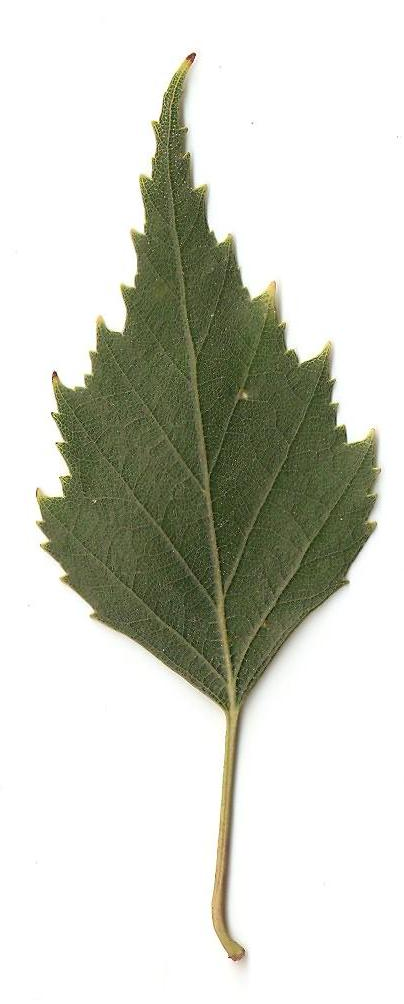
#> input picture img/Betula_pendula_03.png, 404 x 1004 px, found by its file name
$ python to_eclair.py   (Python 2 division)   (older library calls are emulated)
#> lines starting #> are read from the running program, lines starting #| are printed output that depends on the picture; after the words box and inside, x2 and y2 are one past the last pixel; in counts of white or black regions, pixels touching at a corner belong together
# -*- coding: utf-8 -*-
"""
Created on Mon Oct 23 23:30:39 2017
@author: Daria
"""
from __future__ import division
import numpy as np
import cv2
import math
from skimage.measure import regionprops
from operator import itemgetter
from scipy import stats as stts
import statistics
from peakdetect import peakdetect

result = 0

# Read image
sourceImage = cv2.imread("imgmy/Betula_pendula_03.png", cv2.IMREAD_GRAYSCALE);
#> sourceImage: shape (1004, 404); min 0, max 255, mean 208.5

# Resize if necessary
TARGET_PIXEL_AREA = 300000.0
ratio = float(sourceImage.shape[1]) / float(sourceImage.shape[0])
#> ratio = 0.402
new_h = int(math.sqrt(TARGET_PIXEL_AREA / ratio) + 0.5)
#> new_h = 863
new_w = int((new_h * ratio) + 0.5)
#> new_w = 347
img = cv2.resize(sourceImage, (new_w, new_h))
height, width = img.shape
#> height = 863; width = 347

# Threshold
th, im_th = cv2.threshold(img, 0, 255, cv2.THRESH_BINARY_INV + cv2.THRESH_OTSU)
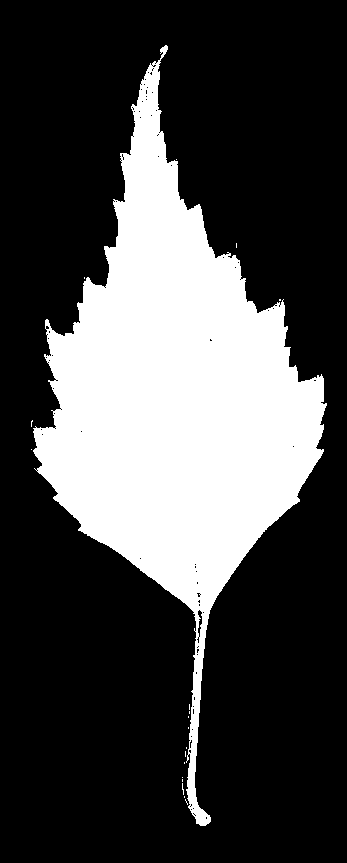
#> im_th: shape (863, 347); 27.6% white; 19 white regions (18 under 20 px), largest, box (x1, y1, x2, y2) and area: (33, 45, 327, 826) 82538
#> th = 171

# Copy the thresholded image.
im_floodfill = im_th.copy()

# Mask used to flood filling.
# Notice the size needs to be 2 pixels > than the image.
h, w = im_th.shape[:2]
#> h = 863; w = 347
mask = np.zeros((h + 2, w + 2), np.uint8)

# Floodfill from point (0, 0)
cv2.floodFill(im_floodfill, mask, (0, 0), 255);
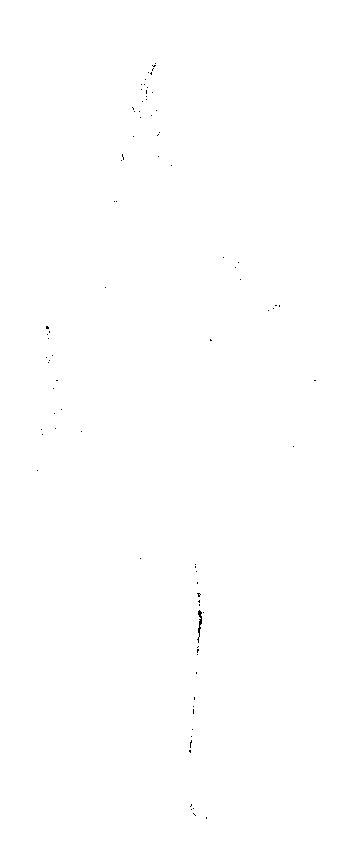
#> im_floodfill: shape (863, 347); 99.9% white; black in thin lines or dots, all inside (x1, y1, x2, y2) = (37, 63, 316, 819)

# Invert floodfilled image
im_floodfill_inv = cv2.bitwise_not(im_floodfill)

# Combine the two images to get the foreground.
im_out = im_th | im_floodfill_inv
#> im_out: shape (863, 347); 27.7% white; 19 white regions (18 under 20 px), largest, box (x1, y1, x2, y2) and area: (33, 45, 327, 826) 82765

# Connected components
nb_components, output, stats, centroids = cv2.connectedComponentsWithStats(im_out, connectivity=8)
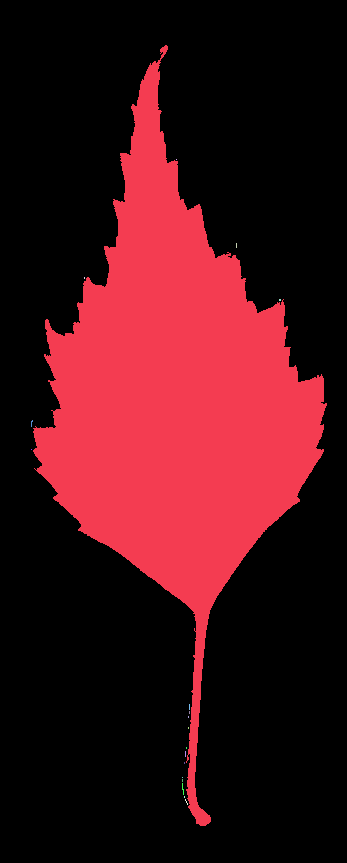
#> output: shape (863, 347) int32; 20 distinct labels, from 0 to 19; one colour per label, 0 black
#> nb_components = 20; stats = 20 rows, first 6: [0, 0, 347, 863, 216627], [33, 45, 294, 781, 82765], [176, 159, 1, 1, 1], [236, 243, 1, 5, 5], [84, 277, 1, 2, 2], [279, 299, 2, 2, 4]; centroids = 20 rows, first 8: [172.1, 442.8], [175.5, 399.9], [176, 159], [236, 245], [84, 277.5], [279.5, 299.5], [31.25, 422.8], [31, 449]
sizes = stats[1:, -1];
#> sizes = 19 values, max 82765 at index 0, min 1 at index 1, mean 4359.7
nb_components = nb_components - 1
#> nb_components = 19
min_size = height * width * 0.08
#> min_size = 23956.9

# Remove small objects
img = np.zeros((output.shape))
for i in range(0, nb_components):
    if sizes[i] >= min_size:
        img[output == i + 1] = 255
#> img: shape (863, 347) float64; 27.6% white; 1 white region, box (x1, y1, x2, y2) and area: (33, 45, 327, 826) 82765

# Перевод изображения в рабочую кодировку
img = img.astype(np.uint8)
#> img: shape (863, 347); 27.6% white; 1 white region

# Выделение контуров
edgedImage = img.copy()
_, contours, _ = cv2.findContours(edgedImage, cv2.RETR_EXTERNAL, cv2.CHAIN_APPROX_SIMPLE)
#> contours = 1 contour; box (x1, y1, x2, y2) and area: (33, 45, 327, 826) 81730
cv2.drawContours(edgedImage, contours, -1, (255, 255, 255), 1)
# cv2.imshow('After contouring', preprocessedImage)

# Проверка контуров по размеру
if len(contours) == 0:
    result = 1
    print 'Ошибка', result, '. Слишком мелкий объект для анализа, сфотографируйте лист крупнее, пожалуйста.'

else:
    # Tophat
    kernel = cv2.getStructuringElement(cv2.MORPH_ELLIPSE, (50, 50))
    # kernel = np.ones((15,25),np.uint8)
    tophat = cv2.morphologyEx(img, cv2.MORPH_TOPHAT, kernel)
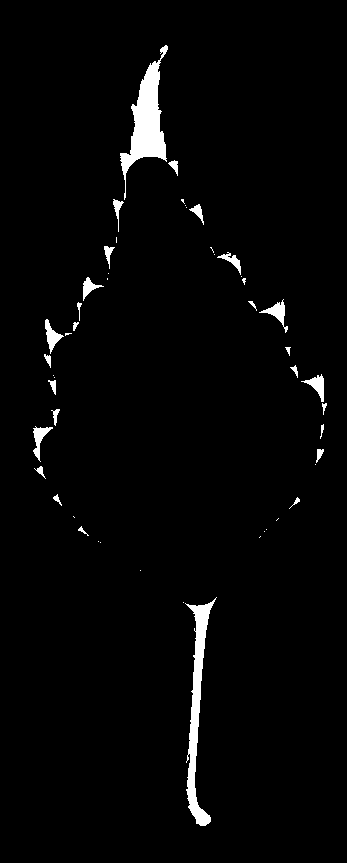
#> tophat: shape (863, 347); 2.4% white; 50 white regions (23 under 20 px)
    thresh = cv2.threshold(tophat, 200, 255, cv2.THRESH_BINARY)[1]
    thresh2 = thresh.copy()
    _, contours, _ = cv2.findContours(thresh2, cv2.RETR_TREE, cv2.CHAIN_APPROX_SIMPLE)
#> contours = 50 contours, 30 with area under 20; largest, box (x1, y1, x2, y2) and area: (120, 45, 168, 200) 2418, (185, 597, 217, 826) 1938, (259, 299, 288, 333) 226, (45, 319, 64, 354) 218, (33, 426, 53, 462) 213
    cv2.drawContours(thresh2, contours, -1, (255, 255, 255), 1)

    if len(contours) == 0:
        result = 2
        print 'Ошибка', result, '. Сфотографируйте целый лист с черешком, пожалуйста.'

    else:
        # Вычисление диагонали прямоугольного контура объекта
        def findDiag(cont):
            # создание прямоугольного контура вокруг объекта
            rect = cv2.minAreaRect(cont)
            box = cv2.boxPoints(rect)
            box = np.int0(box)
            # вычисление длины диагонали
            side = np.sqrt((box[0, 0] - box[2, 0]) ** 2 + (box[2, 1] - box[0, 1]) ** 2)
            return side

        maxSide = 0
        # Поиск самой длинной диагонали
        for cont in contours:
            side = findDiag(cont)
            if side > maxSide:
                maxSide = side
#> this loop made 50 passes
#> (rect in findDiag, box in findDiag, side, maxSide) on pass 2: (((197.5, 710.7), (228.3, 30.83), -88.47), [[209, 825], [179, 824], [185, 596], [216, 597]], 230.3, 230.3)
#> (rect in findDiag, box in findDiag, side) on passes 1, 3, 4, 5, 7, 8: (((183, 602), (0, 0), -90), [[183, 602], [183, 602], [183, 602], [183, 602]], 0), (((140, 570), (0, 0), -90), [[140, 570], [140, 570], [140, 570], [140, 570]], 0), (((100, 542), (0, 0), -90), [[100, 542], [100, 542], [100, 542], [100, 542]], 0), (((98, 541), (0, 0), -90), [[98, 541], [98, 541], [98, 541], [98, 541]], 0), (((264, 531), (0, 0), -90), [[264, 531], [264, 531], [264, 531], [264, 531]], 0), (((266, 529), (0, 0), -90), [[266, 529], [266, 529], [266, 529], [266, 529]], 0)
#> after the loop, maxSide = 230.3

        # Определение объекта с самой длинной диагональю
        for cont in contours:
            # Определение координат пикселей объекта
            mask = np.zeros(thresh.copy().shape, np.uint8)
            cv2.drawContours(mask, [cont], 0, 255, -1)
            pixelpoints = np.transpose(np.nonzero(mask))
            # Вычисление длин диагоналей
            side = findDiag(cont)
            # Удаление объекта с самой длинной диагональю
            if side == maxSide:
                forPoint = pixelpoints
                for i in pixelpoints:
                    img[i[0], i[1]] = 0
#> this loop made 50 passes
#> (rect in findDiag, box in findDiag, side) on passes 1, 2, 3, 4, 5, 7, 8: (((183, 602), (0, 0), -90), [[183, 602], [183, 602], [183, 602], [183, 602]], 0), (((197.5, 710.7), (228.3, 30.83), -88.47), [[209, 825], [179, 824], [185, 596], [216, 597]], 230.3), (((140, 570), (0, 0), -90), [[140, 570], [140, 570], [140, 570], [140, 570]], 0), (((100, 542), (0, 0), -90), [[100, 542], [100, 542], [100, 542], [100, 542]], 0), (((98, 541), (0, 0), -90), [[98, 541], [98, 541], [98, 541], [98, 541]], 0), (((264, 531), (0, 0), -90), [[264, 531], [264, 531], [264, 531], [264, 531]], 0), (((266, 529), (0, 0), -90), [[266, 529], [266, 529], [266, 529], [266, 529]], 0)
#> (cont, pixelpoints, rect in findDiag, box in findDiag, side) on passes 6, 10: ([[260, 536], [259, 537]], [[536, 260], [537, 259]], ((259.5, 536.5), (1.41, 0), -45), [[259, 537], [259, 537], [260, 536], [260, 536]], 1.41), ([[278, 518], [276, 520]], [[518, 278], [519, 277], [520, 276]], ((277, 519), (2.83, 0), -45), [[276, 520], [276, 520], [278, 518], [278, 518]], 2.83)
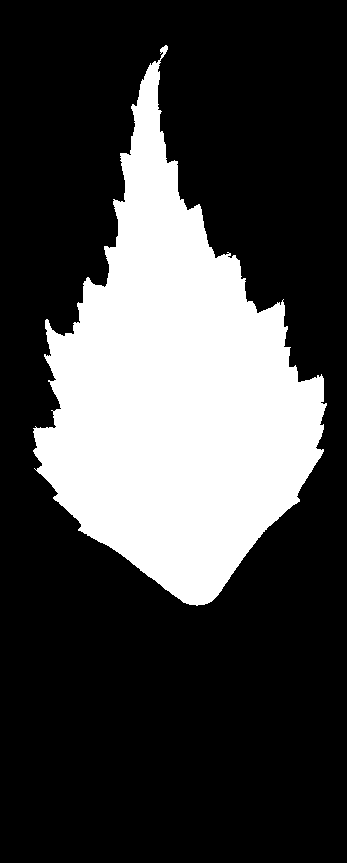
#> img: shape (863, 347); 26.9% white; 1 white region, box (x1, y1, x2, y2) and area: (33, 45, 327, 606) 80567
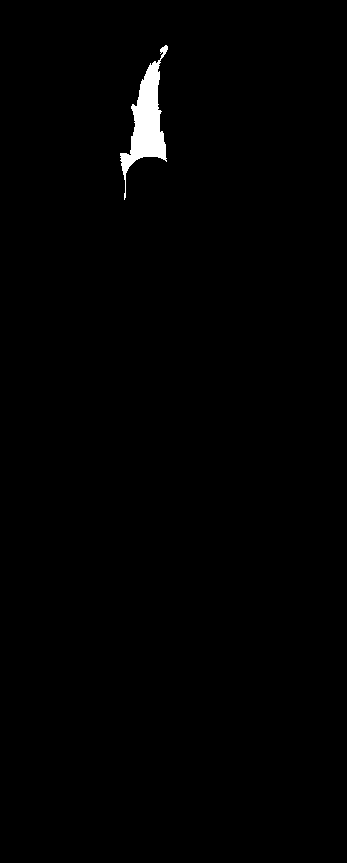
#> mask: shape (863, 347); 0.87% white; 1 white region, box (x1, y1, x2, y2) and area: (120, 45, 168, 200) 2611

        # Переход к цветному изображению
        backtorgb = cv2.cvtColor(img, cv2.COLOR_GRAY2RGB)
#> backtorgb: shape (863, 347, 3); 26.9% white; 1 white region

        # Поиск точки роста, coord - координаты точки роста
        for i in forPoint:
            if img[i[0] - 1, i[1]] == 255:
                coord = i[0] - 1, i[1]
                continue
            elif img[i[0], i[1] + 1] == 255:
                coord = i[0], i[1] + 1
                continue
            elif img[i[0] + 1, i[1]] == 255:
                coord = i[0] + 1, i[1]
                continue
            elif img[i[0], i[1] - 1] == 255:
                coord = i[0], i[1] - 1
                continue
#> this loop made 2198 passes
#> (i, coord) on passes 1, 2, 3, 5, 7, 10, 11, 14, 15, 16, 21, 22: ([597, 216], (596, 216)), ([598, 215], (597, 215)), ([599, 214], (598, 214)), ([600, 213], (599, 213)), ([601, 212], (600, 212)), ([602, 210], (601, 210)), ([602, 211], (601, 211)), ([603, 185], (602, 185)), ([603, 208], (602, 208)), ([603, 209], (602, 209)), ([604, 186], (603, 186)), ([604, 187], (603, 187))
#> coord on passes 64 to 65: (605, 196), (605, 197)

        # Выделение точки роста на изображении
        backtorgb[coord[0], coord[1]] = [0, 0, 255]
#> backtorgb: shape (863, 347, 3); mean B, G, R 68.6, 68.6, 68.6
        height, width, channels = backtorgb.shape
#> channels = 3
        cv2.line(backtorgb, (0, coord[0]), (height, coord[0]), (0, 0, 255), 1)
        cv2.line(backtorgb, (coord[1], width), (coord[1], 0), (0, 0, 255), 1)
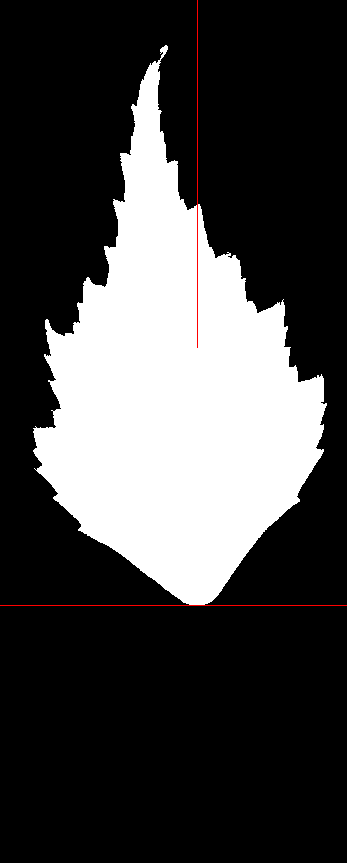
#> backtorgb: shape (863, 347, 3); mean B, G, R 68.5, 68.5, 69.1

        # Проверка оставшихся на изображении контуров
        edgedImage = img.copy()
        _, contours, _ = cv2.findContours(edgedImage, cv2.RETR_EXTERNAL, cv2.CHAIN_APPROX_SIMPLE)
#> contours = 1 contour; box (x1, y1, x2, y2) and area: (33, 45, 327, 606) 79760
        cv2.drawContours(edgedImage, contours, -1, (255, 255, 255), 1)

        if len(contours) > 1:
            result = 4
            print 'Ошибка', result, '. Сфотографируйте один лист на нейтральном фоне, пожалуйста.'
        else:
            if len(contours) == 1:
                cnt = contours[0]
#> cnt = contour of 884 points, box (x1, y1, x2, y2) (33, 45, 327, 606), area 79760
                include = True
                x, y, w, h = cv2.boundingRect(cnt)
#> x = 33; y = 45; w = 294; h = 561
                area = cv2.contourArea(cnt)
#> area = 79760.5
                if x <= 1 or y <= 1:
                    include = False
                    result = 3
                    print 'Ошибка', result, '. Лист выходит за края изображения, сфотографируйте его полностью, пожалуйста.'
                if x + w + 1 >= img.shape[1] or y + h + 1 >= img.shape[0]:
                    include = False
                    result = 3
                    print 'Ошибка', result, '. Лист выходит за края изображения, сфотографируйте его полностью, пожалуйста.'
                if area < min_size:
                    result = 5
                    print 'Ошибка ', result, '. Сфотографируйте лист на контрастном фоне, пожалуйста.'

if result == 0:
    cv2.drawContours(edgedImage, contours, -1, (255, 255, 255), 1)
    print 'Done!'

    ##### Eccentricity #####
    props = regionprops(edgedImage)
#> props = 1 regions; box (x1, y1, x2, y2) and area: (33, 45, 327, 606) 80567
    eccentricity = props[0].eccentricity
#> eccentricity = 0.813

    #### Circularity ####
    perimeter = cv2.arcLength(cnt,True)
#> perimeter = 1875.7
    area = cv2.contourArea(cnt)
    circularity = (4*math.pi*area)/(perimeter**2)
#> circularity = 0.285

    ##### Solidity #####
    solidity = props[0].solidity
#> solidity = 0.797

    ##### Extent #####
    extent = props[0].extent
#> extent = 0.488

    ##### Equivalent Diameter #####
    equivalent_diameter = props[0].equivalent_diameter
#> equivalent_diameter = 320.3

    ##### Convex hull #####
    convexhull = props[0].convex_area
#> convexhull = 101143

    # Центроид
    props = regionprops(edgedImage)
    x1 = props[0].centroid[1]
#> x1 = 174.9
    y1 = props[0].centroid[0]
#> y1 = 391.4

    # Координаты точек контура
    _, contours, _ = cv2.findContours(edgedImage, cv2.RETR_LIST, cv2.CHAIN_APPROX_NONE)
    cnt = contours[0]
#> cnt = contour of 1611 points, box (x1, y1, x2, y2) (33, 45, 327, 606), area 79760

    N = len(cnt)
#> N = 1611
    dist = []
    for i in range(N):
        p = cnt[i]
        x2 = p.item(0)
        y2 = p.item(1)
        distance = ((x2 - x1) ** 2 + (y2 - y1) ** 2) ** (.5)
        dist.append(distance)
#> this loop made 1611 passes
#> (x2, y2, distance) on passes 1 to 3: (165, 45, 346.6), (164, 46, 345.6), (163, 47, 344.6)

    start = 0
    point = np.where(np.flip(cnt, 2) == coord)

    for i in range(len(np.unique(point[0]))):
        if (np.flip(cnt[np.unique(point[0])[i]], 1) == coord)[0][0] == True & \
                (np.flip(cnt[np.unique(point[0])[i]], 1) == coord)[0][1] == True:
            start = np.unique(point[0])[i]
#> this loop made 3 passes

    newdist = dist[start:N] + dist[0:start]
    arr = np.asarray(newdist)

    # ratio of the leaf area to min incircle
    a = math.pi * min(arr)**2
    f1 = props[0].area / a

    #mean
    f2 = np.mean(arr)
    #variance
    f3 = np.var(arr)
    #median
    f4 = np.median(arr)
    #mode
#> (the run stopped early here; a loop or call above may not have finished)
